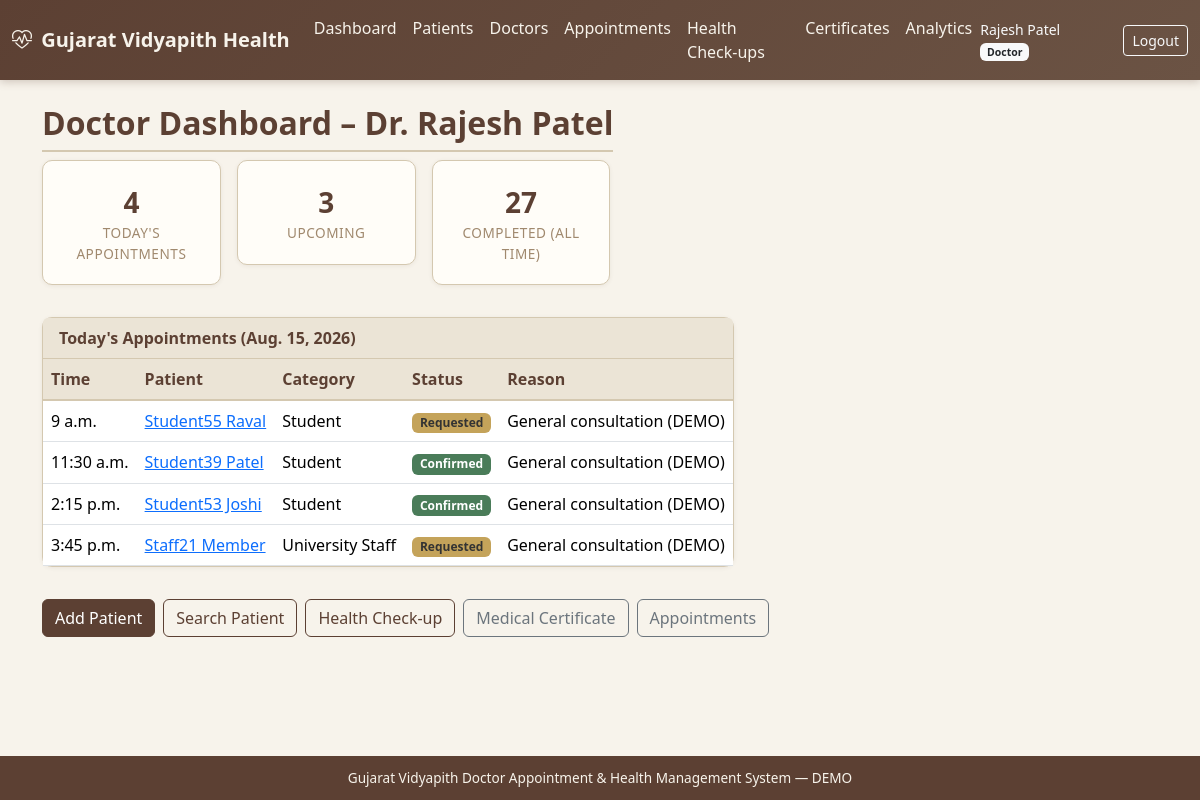
Before: /accounts/dashboard/ (signed in) with the older database file.
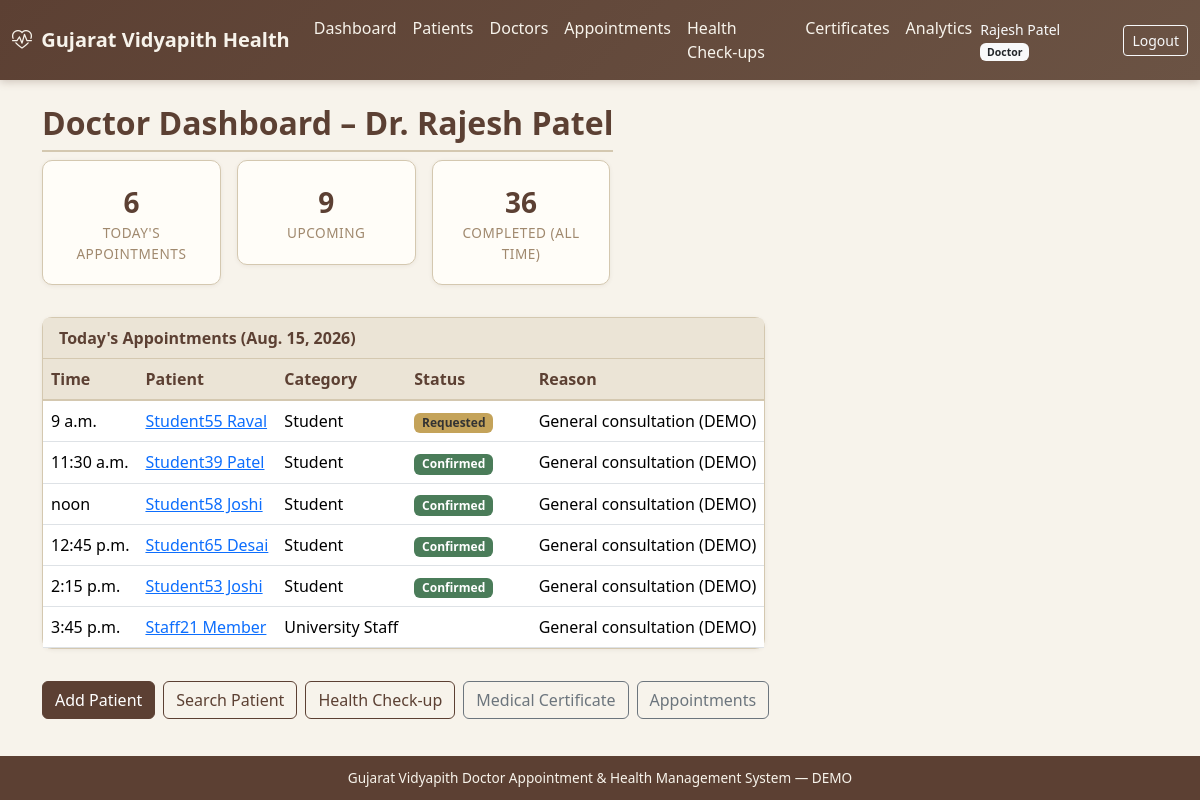
After: the same page with the newer database file.
### appointments/models.py (models this page shows, shortened)
class Appointment(models.Model):
    STATUS_REQUESTED = 'requested'
    STATUS_CONFIRMED = 'confirmed'
    STATUS_IN_CONSULTATION = 'in_consultation'
    STATUS_COMPLETED = 'completed'
    STATUS_CANCELLED = 'cancelled'
    STATUS_RESCHEDULED = 'rescheduled'
    STATUS_NO_SHOW = 'no_show'
    STATUS_CHOICES = [
        (STATUS_REQUESTED, 'Requested'),
        (STATUS_CONFIRMED, 'Confirmed'),
        (STATUS_IN_CONSULTATION, 'In Consultation'),
        (STATUS_COMPLETED, 'Completed'),
        (STATUS_CANCELLED, 'Cancelled'),
        (STATUS_RESCHEDULED, 'Rescheduled'),
        (STATUS_NO_SHOW, 'No-show'),
    ]
    appointment_number = models.CharField(max_length=30, unique=True, db_index=True)
    patient = models.ForeignKey(Patient, on_delete=models.CASCADE, related_name='appointments')
    doctor = models.ForeignKey(Doctor, on_delete=models.CASCADE, related_name='appointments')
    appointment_date = models.DateField(db_index=True)
    appointment_time = models.TimeField()
    status = models.CharField(max_length=20, choices=STATUS_CHOICES, default=STATUS_REQUESTED, db_index=True)
    reason = models.CharField(max_length=300, blank=True)
    notes = models.TextField(blank=True)
    cancelled_reason = models.CharField(max_length=300, blank=True)
    created_by = models.ForeignKey(
        settings.AUTH_USER_MODEL, on_delete=models.SET_NULL, null=True, blank=True, related_name='appointments_created'
    )
    created_at = models.DateTimeField(auto_now_add=True)
    updated_at = models.DateTimeField(auto_now=True)
    class Meta:
        ordering = ['-appointment_date', '-appointment_time']
        indexes = [
            models.Index(fields=['doctor', 'appointment_date', 'appointment_time']),
            models.Index(fields=['patient', 'appointment_date']),
        ]
        constraints = [
            models.UniqueConstraint(
                fields=['doctor', 'appointment_date', 'appointment_time'],
                condition=models.Q(status__in=['requested', 'confirmed', 'in_consultation']),
                name='unique_active_doctor_slot',
            )
        ]

### patients/models.py (models this page shows, shortened)
class Patient(models.Model):
    CATEGORY_STUDENT = 'student'
    CATEGORY_STAFF = 'staff'
    CATEGORY_STAFF_FAMILY = 'staff_family'
    CATEGORY_CHOICES = [
        (CATEGORY_STUDENT, 'Student'),
        (CATEGORY_STAFF, 'University Staff'),
        (CATEGORY_STAFF_FAMILY, 'Staff Family Member'),
    ]
    patient_id = models.CharField(max_length=30, unique=True, db_index=True)
    user = models.OneToOneField(
        settings.AUTH_USER_MODEL,
        on_delete=models.SET_NULL,
        null=True,
        blank=True,
        related_name='patient_profile',
    )
    category = models.CharField(max_length=20, choices=CATEGORY_CHOICES, db_index=True)
    name = models.CharField(max_length=150, db_index=True)
    gender = models.CharField(
        max_length=10,
        choices=[('Male', 'Male'), ('Female', 'Female'), ('Other', 'Other')],
        blank=True,
    )
    date_of_birth = models.DateField(null=True, blank=True)
    email = models.EmailField(blank=True, db_index=True)
    mobile = models.CharField(max_length=15, blank=True, db_index=True)
    address = models.TextField(blank=True)
    blood_group = models.CharField(max_length=5, blank=True)
    emergency_contact = models.CharField(max_length=15, blank=True)
    status = models.CharField(
        max_length=20,
        choices=[('Active', 'Active'), ('Inactive', 'Inactive')],
        default='Active',
    )
    created_at = models.DateTimeField(auto_now_add=True)
    updated_at = models.DateTimeField(auto_now=True)
    created_by = models.ForeignKey(
        settings.AUTH_USER_MODEL,
        on_delete=models.SET_NULL,
        null=True,
        blank=True,
        related_name='patients_created',
    )
    class Meta:
        ordering = ['name']
        indexes = [
            models.Index(fields=['name', 'mobile']),
            models.Index(fields=['category', 'status']),
        ]

### accounts/views.py (the view, shortened to what this page needs)
# urls.py: path('dashboard/', views.dashboard, name='dashboard'),
@login_required
def dashboard(request):
    user = request.user
    role = user.role_code if user.role else None
    today = date.today()
    context = {'role': role, 'today': today}
    if role == Role.DOCTOR:
        doctor = getattr(user, 'doctor_profile', None)
        if doctor:
            context.update({
                'doctor': doctor,
                'today_appts': Appointment.objects.filter(
                    doctor=doctor, appointment_date=today
                ).exclude(status=Appointment.STATUS_CANCELLED).select_related('patient').order_by('appointment_time'),
                'upcoming': Appointment.objects.filter(
                    doctor=doctor, appointment_date__gt=today,
                    status__in=[Appointment.STATUS_CONFIRMED, Appointment.STATUS_REQUESTED],
                ).select_related('patient').order_by('appointment_date', 'appointment_time')[:10],
                'completed_count': Appointment.objects.filter(
                    doctor=doctor, status=Appointment.STATUS_COMPLETED
                ).count(),
            })
        return render(request, 'accounts/dashboard_doctor.html', context)

### accounts/models.py (called while the page is built)
    @property
    def role_code(self):
        return self.role.code if self.role else None

### templates/accounts/dashboard_doctor.html (shortened to what this page needs)
{% extends "base.html" %}
{% block content %}
<div class="container">
  <div class="d-flex justify-content-between flex-wrap gap-2 mb-2">
  <h2 class="page-title mb-0">Doctor Dashboard – Dr. {{ doctor.name|default:user.get_full_name }}</h2>
  <div class="row g-3 mb-4">
    <div class="col-md-4"><div class="card card-gv kpi-card"><div class="kpi-value">{{ today_appts|length }}</div><div class="kpi-label">Today's Appointments</div></div></div>
    <div class="col-md-4"><div class="card card-gv kpi-card"><div class="kpi-value">{{ upcoming|length }}</div><div class="kpi-label">Upcoming</div></div></div>
    <div class="col-md-4"><div class="card card-gv kpi-card"><div class="kpi-value">{{ completed_count }}</div><div class="kpi-label">Completed (all time)</div></div></div>
  </div>
  <div class="card card-gv mb-3">
    <div class="card-header">Today's Appointments ({{ today }})</div>
    <div class="table-responsive">
      <table class="table table-gv mb-0">
        <thead><tr><th>Time</th><th>Patient</th><th>Category</th><th>Status</th><th>Reason</th></tr></thead>
        <tbody>
        {% for a in today_appts %}
        <tr>
          <td>{{ a.appointment_time }}</td>
          <td><a href="{% url 'patients:detail' a.patient.patient_id %}">{{ a.patient.name }}</a></td>
          <td>{{ a.patient.get_category_display }}</td>
          <td><span class="badge badge-status-{{ a.status }}">{{ a.get_status_display }}</span></td>
          <td>{{ a.reason|truncatechars:40 }}</td>
        </tr>
        {% empty %}
        <tr><td colspan="5" class="text-muted text-center">No appointments today</td></tr>
        {% endfor %}
        </tbody>
      </table>
    </div>
  </div>
</div>
  <div class="mt-3 d-flex gap-2 flex-wrap">
    <a href="{% url 'patients:doctor_add' %}" class="btn btn-gv">Add Patient</a>
    <a href="{% url 'patients:index' %}" class="btn btn-outline-gv">Search Patient</a>
    <a href="{% url 'health_records:entry_start' %}" class="btn btn-outline-gv">Health Check-up</a>
    <a href="{% url 'certificates:create' %}" class="btn btn-outline-secondary">Medical Certificate</a>
    <a href="{% url 'appointments:index' %}" class="btn btn-outline-secondary">Appointments</a>
  </div>
{% endblock %}

Changed rows visible on the page:
added Appointment: appointment_time "noon", patient.name "Student58 Joshi", patient.category "Student", status "Confirmed", reason "General consultation (DEMO)"
added Appointment: appointment_time "12:45 p.m.", patient.name "Student65 Desai", patient.category "Student", status "Confirmed", reason "General consultation (DEMO)"
changed Appointment "Staff21 Member": status "Requested" → (not shown)
Other visible differences:
{{ today_appts|length }}: "4" → "6"
{{ upcoming|length }}: "3" → "9"
{{ completed_count }}: "27" → "36"
